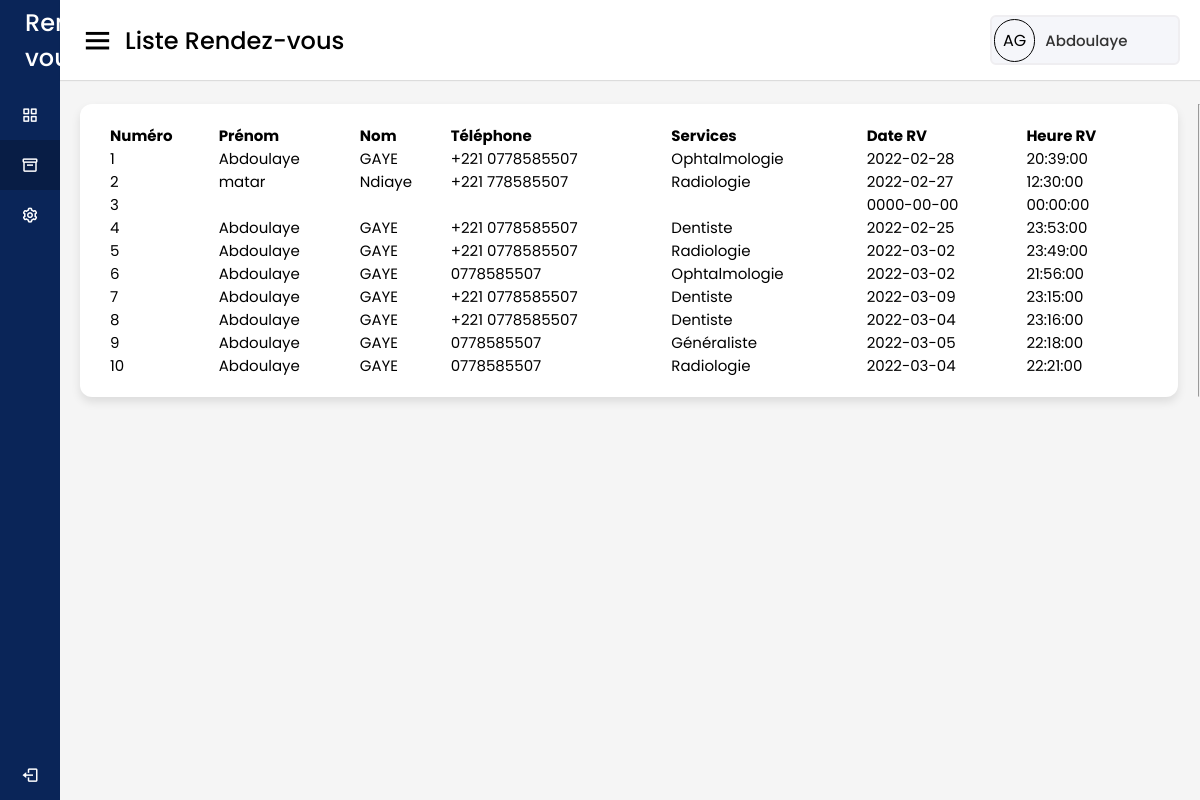
Page /Iadmin/listeRV.php (signed in) on the earlier database version.
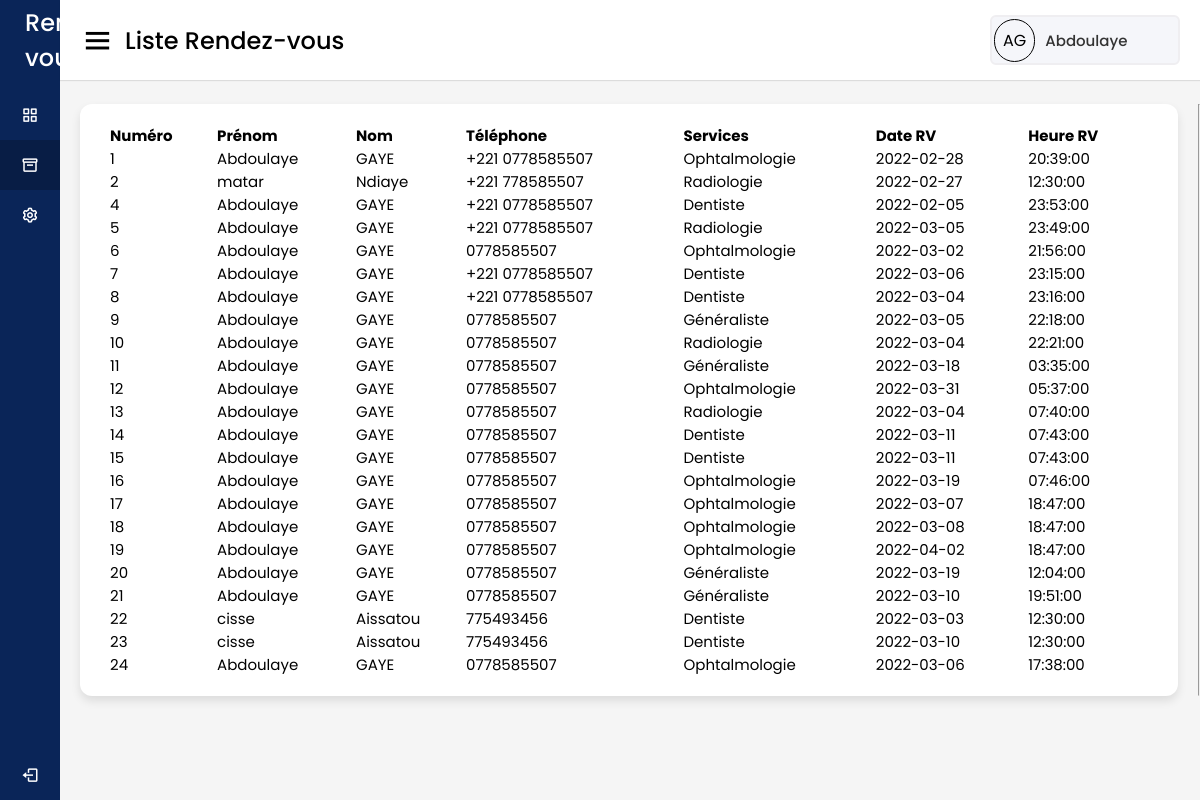
Same page on the later database version.
### tables this page shows
CREATE TABLE `rendez_vous` (
  `id_rv` int(11) NOT NULL,
  `nom` varchar(255) NOT NULL,
  `prenom` varchar(255) NOT NULL,
  `e_mail` varchar(255) DEFAULT NULL,
  `adresse` varchar(255) NOT NULL,
  `telephone` varchar(255) NOT NULL,
  `services` varchar(255) NOT NULL,
  `date_rv` date NOT NULL,
  `heure_rv` time NOT NULL
);

### Iadmin/listeRV.php (the view, shortened to what this page needs)
<?php session_start();
if (isset($_SESSION['valid'])) {
  $bdd = new PDO('mysql:host=localhost;dbname=rendez-vous;charset=utf8', 'root', '');
  $rv = $bdd->query('SELECT * FROM rendez_vous/* ORDER BY id_rv DESC*/');
?>
  <!DOCTYPE html>
  <html lang="en">
  <head>
    <link rel="stylesheet" href="style.css">
    <link href='https://unpkg.com/boxicons@2.0.7/css/boxicons.min.css' rel='stylesheet'>
  </head>
  <body>
    <div class="sidebar">
      <div class="logo-details">
        <span style="margin-left: 25px;" class="logo_name">Rendez-vous</span>
      </div>
      <ul class="nav-links">
        <li>
          <a href="index.php">
            <i class='bx bx-grid-alt'></i>
            <span class="links_name">Dashboard</span>
          </a>
        </li>
        <li>
          <a href="listeRV.php" class="active">
            <i class='bx bx-box'></i>
            <span class="links_name">Liste Rendez-vous</span>
          </a>
        </li>
        <li>
          <a href="#">
            <i class='bx bx-cog'></i>
            <span class="links_name">Setting</span>
          </a>
        </li>
        <li class="log_out">
          <a href="logout.php">
            <i class='bx bx-log-out'></i>
            <span class="links_name">Déconnexion</span>
          </a>
        </li>
      </ul>
    </div>
    <section class="home-section">
      <nav>
        <div class="sidebar-button">
          <i class='bx bx-menu sidebarBtn'></i>
          <span class="dashboard">Liste Rendez-vous</span>
        </div>
        <div class="profile-details">
          <span style="border: 1px solid black;padding:8px;border-radius:50px">
            <?php $rest = strtoupper(substr($_SESSION['prenom'], 0));
            $rest1 = strtoupper(substr($_SESSION['nom'], 0));
            echo $rest[0] . $rest1[0]; ?>
          </span>
          <span class="admin_name"><?php echo $_SESSION['prenom']; ?></span>
        </div>
      </nav>
      <div class="home-content rv">
        <div class="sales-boxes rvs">
          <div class="recent-sales rvsx box">
            <table>
              <thead>
                <tr>
                  <th>Numéro</th>
                  <th>Prénom</th>
                  <th>Nom</th>
                  <th>Téléphone</th>
                  <th>Services</th>
                  <th>Date RV</th>
                  <th>Heure RV</th>
                </tr>
              </thead>
              <tbody>
                <?php while ($a = $rv->fetch()) { ?>
                  <tr>
                    <td><?= $a['id_rv'] ?></td>
                    <td><?= $a['prenom'] ?></td>
                    <td><?= $a['nom'] ?></td>
                    <td><?= $a['telephone'] ?></td>
                    <td><?= $a['services'] ?></td>
                    <td><?= $a['date_rv'] ?></td>
                    <td><?= $a['heure_rv'] ?></td>
                  </tr>
                <?php } ?>
              </tbody>
            </table>
          </div>
          <hr>
        </div>
      </div>
    </section>
  </body>
  </html>
<?php
} else {
  session_destroy();
  require("index.php");
} ?>

### Iadmin/style.css (style rules this page uses)
* { margin: 0; padding: 0; box-sizing: border-box; font-family: 'Poppins', sans-serif; }
.sidebar { position: fixed; height: 100%; width: 240px; background: #0A2558; transition: all 0.5s ease; }
.sidebar .logo-details { height: 80px; display: flex; align-items: center; }
.sidebar .logo-details .logo_name { color: #fff; font-size: 24px; font-weight: 500; }
.sidebar .nav-links { margin-top: 10px; }
.sidebar .nav-links li { position: relative; list-style: none; height: 50px; }
.sidebar .nav-links li a { height: 100%; width: 100%; display: flex; align-items: center; text-decoration: none; transition: all 0.4s ease; }
.sidebar .nav-links li a.active { background: #081D45; }
.sidebar .nav-links li i { min-width: 60px; text-align: center; font-size: 18px; color: #fff; }
.sidebar .nav-links li a .links_name { color: #fff; font-size: 15px; font-weight: 400; white-space: nowrap; }
.sidebar .nav-links .log_out { position: absolute; bottom: 0; width: 100%; }
.home-section { position: relative; background: #f5f5f5; min-height: 100vh; width: calc(100% - 240px); left: 240px; transition: all 0.5s ease; }
.home-section nav { display: flex; justify-content: space-between; height: 80px; background: #fff; display: flex; align-items: center; position: fixed; width: calc(100% - 240px); left: 240px; z-index: 100; padding: 0 20px; box-shadow: 0 1px 1px rgba(0, 0, 0, 0.1); transition: all 0.5s ease; }
.home-section nav .sidebar-button { display: flex; align-items: center; font-size: 24px; font-weight: 500; }
nav .sidebar-button i { font-size: 35px; margin-right: 10px; }
.home-section nav .profile-details { display: flex; align-items: center; background: #F5F6FA; border: 2px solid #EFEEF1; border-radius: 6px; height: 50px; min-width: 190px; padding: 0 15px 0 2px; }
nav .profile-details .admin_name { font-size: 15px; font-weight: 500; color: #333; margin: 0 10px; white-space: nowrap; }
.home-section .home-content { position: relative; padding-top: 104px; }
.home-content .sales-boxes { display: flex; justify-content: space-between; }
.home-content .sales-boxes .recent-sales { width: é%; background: #fff; padding: 20px 30px; margin: 0 20px; border-radius: 12px; box-shadow: 0 5px 10px rgba(0, 0, 0, 0.1); }
.rv .rvs .rvsx { width: 100%; background: #fff; padding: 20px 30px; margin: 0 20px; border-radius: 12px; box-shadow: 0 5px 10px rgba(0, 0, 0, 0.1); }
@media (max-width: 1240px) { .sidebar { width: 60px; } }
@media (max-width: 1240px) { .home-section { width: calc(100% - 60px); left: 60px; } }
@media (max-width: 1240px) { .home-section nav { width: calc(100% - 60px); left: 60px; } }

### Iadmin/listeRV.php (style rules this page uses)
table { font-size: 15px; border-collapse: collapse; width: 100%; text-align: left; }

Differences in the rows shown:
removed rendez_vous: id_rv "3", date_rv "0000-00-00", heure_rv "00:00:00"
changed rendez_vous id 4: date_rv "2022-02-25" → "2022-02-05"
changed rendez_vous id 5: date_rv "2022-03-02" → "2022-03-05"
changed rendez_vous id 7: date_rv "2022-03-09" → "2022-03-06"
added rendez_vous: id_rv "11", prenom "Abdoulaye", nom "GAYE", telephone "0778585507", services "Généraliste", date_rv "2022-03-18", heure_rv "03:35:00"
added rendez_vous: id_rv "12", prenom "Abdoulaye", nom "GAYE", telephone "0778585507", services "Ophtalmologie", date_rv "2022-03-31", heure_rv "05:37:00"
added rendez_vous: id_rv "13", prenom "Abdoulaye", nom "GAYE", telephone "0778585507", services "Radiologie", date_rv "2022-03-04", heure_rv "07:40:00"
added rendez_vous: id_rv "14", prenom "Abdoulaye", nom "GAYE", telephone "0778585507", services "Dentiste", date_rv "2022-03-11", heure_rv "07:43:00"
added rendez_vous: id_rv "15", prenom "Abdoulaye", nom "GAYE", telephone "0778585507", services "Dentiste", date_rv "2022-03-11", heure_rv "07:43:00"
added rendez_vous: id_rv "16", prenom "Abdoulaye", nom "GAYE", telephone "0778585507", services "Ophtalmologie", date_rv "2022-03-19", heure_rv "07:46:00"
added rendez_vous: id_rv "17", prenom "Abdoulaye", nom "GAYE", telephone "0778585507", services "Ophtalmologie", date_rv "2022-03-07", heure_rv "18:47:00"
added rendez_vous: id_rv "18", prenom "Abdoulaye", nom "GAYE", telephone "0778585507", services "Ophtalmologie", date_rv "2022-03-08", heure_rv "18:47:00"
added rendez_vous: id_rv "19", prenom "Abdoulaye", nom "GAYE", telephone "0778585507", services "Ophtalmologie", date_rv "2022-04-02", heure_rv "18:47:00"
added rendez_vous: id_rv "20", prenom "Abdoulaye", nom "GAYE", telephone "0778585507", services "Généraliste", date_rv "2022-03-19", heure_rv "12:04:00"
added rendez_vous: id_rv "21", prenom "Abdoulaye", nom "GAYE", telephone "0778585507", services "Généraliste", date_rv "2022-03-10", heure_rv "19:51:00"
added rendez_vous: id_rv "22", prenom "cisse", nom "Aissatou", telephone "775493456", services "Dentiste", date_rv "2022-03-03", heure_rv "12:30:00"
added rendez_vous: id_rv "23", prenom "cisse", nom "Aissatou", telephone "775493456", services "Dentiste", date_rv "2022-03-10", heure_rv "12:30:00"
added rendez_vous: id_rv "24", prenom "Abdoulaye", nom "GAYE", telephone "0778585507", services "Ophtalmologie", date_rv "2022-03-06", heure_rv "17:38:00"
